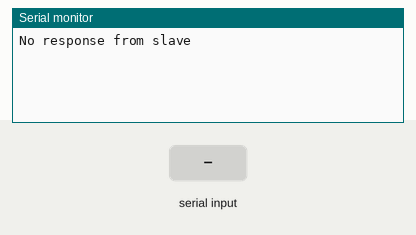
A sketch run on a simulated Arduino Uno, built with avr-gcc and run on an emulated ATmega328P. On the bench: the last lines printed to the serial monitor. Inputs (shaded band) come from the test bench.

Above: at 1.2 s.
1.3 s: "pong\n" received over the second serial link
At 2.2 s:
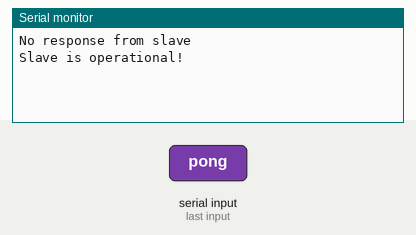
4.0 s: "1\n" received over the second serial link
At 4.6 s:
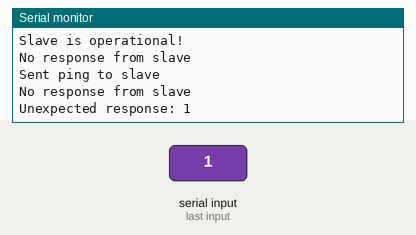

The sketch:

master.ino
```cpp
#include <SoftwareSerial.h>

// Serial Communication between arduinos at pin 2, 3
SoftwareSerial SUART(2, 3); // SRX = 2, STX = 3

unsigned long lastPingTime = 0;  // Time of the last sent ping
const unsigned long pingInterval = 2000;  // Interval between pings (2 seconds)
const unsigned long watchdogTimeout = 3000;  // Watchdog timeout (3 seconds)

void setup() {
  Serial.begin(9600); // Start the serial communication
  SUART.begin(9600);  // Start serial communication between the arduinos
  lastPingTime = millis();
}

void loop() {
  if (millis() - lastPingTime >= pingInterval) {
    SUART.println("ping");  // Send "ping" to the slave
    Serial.println("Sent ping to slave");
    lastPingTime = millis();  // Update the last ping time
  }

  unsigned long startTime = millis();  // Record the start time
  bool responseReceived = false;

  // Wait for a response for up to 1 second
  while (millis() - startTime < 1000) {
    if (SUART.available() > 0) {
      String response = SUART.readStringUntil('\n');  // Read the response from the slave
      response.trim();  // Remove any leading or trailing whitespace

      if (response == "pong") {
        Serial.println("Slave is operational!");
      } else {
        Serial.print("Unexpected response: ");
        Serial.println(response);
      }
      responseReceived = true;
      break;
    }
  }

  if (!responseReceived) {
    Serial.println("No response from slave");
  }

  delay(100);  // Short delay to allow other operations
}
```

Measured:
- after the input at 1.3 s, the serial monitor: prints a new line at once (image 1)
- after the input at 4.0 s, the serial monitor: prints a new line at once (image 2)
